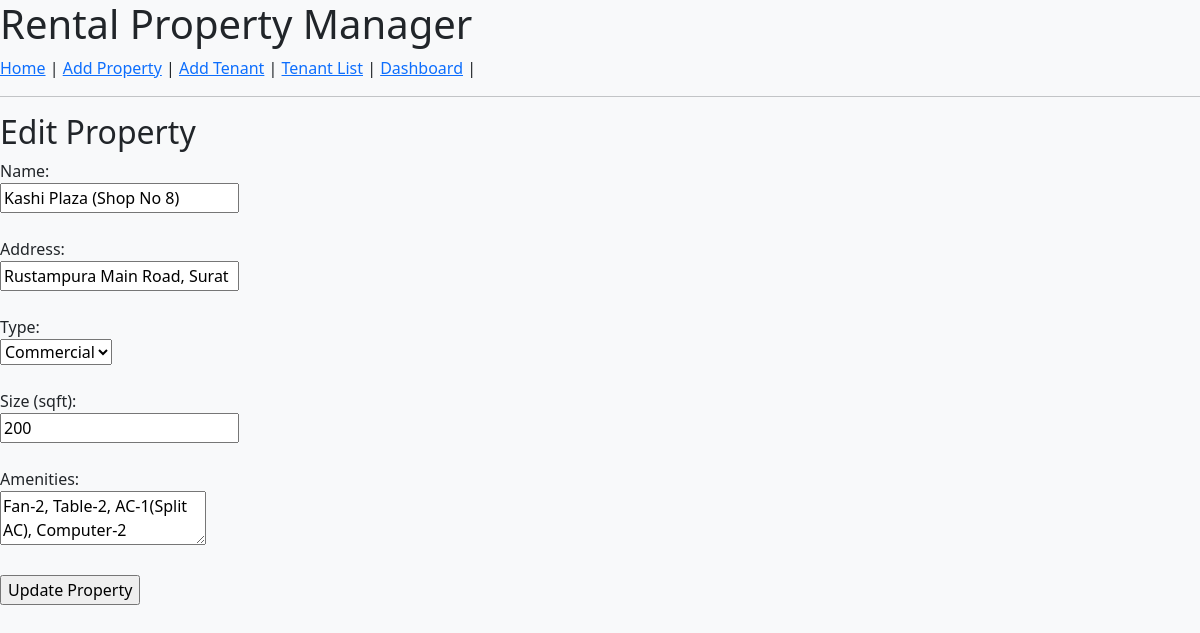
/edit-property/2 (signed in), run on the app's committed database.
### mainapp/models.py (models this page shows)
class Property(db.Model):
    id = db.Column(db.Integer, primary_key=True)  # Primary key for the Property table
    name = db.Column(db.String(100))              # Property name
    address = db.Column(db.String(200))           # Full address of the property
    property_type = db.Column(db.String(50))      # Type: Home or Commercial
    size_sqft = db.Column(db.Integer)             # Size in square feet
    amenities = db.Column(db.String(300))         # Comma-separated list of amenities

### mainapp/routes.py (the view, shortened to what this page needs)
@app_routes.route("/edit-property/<int:property_id>", methods=["GET", "POST"])
@login_required
def edit_property(property_id):
    property_obj = Property.query.get_or_404(property_id)  # Fetch property or return 404 if not found
    return render_template("edit_property.html", property=property_obj)  # Show edit form

### templates/edit_property.html (shortened to what this page needs)
{% extends 'base.html' %}
{% block content %}
<h2>Edit Property</h2>
<form method="POST">
    <label>Name:</label><br>
    <input type="text" name="name" value="{{ property.name }}"><br><br>
    <label>Address:</label><br>
    <input type="text" name="address" value="{{ property.address }}"><br><br>
    <label>Type:</label><br>
    <select name="property_type">
        <option {% if property.property_type == 'Commercial' %}selected{% endif %}>Commercial</option>
    </select><br><br>
    <label>Size (sqft):</label><br>
    <input type="number" name="size_sqft" value="{{ property.size_sqft }}"><br><br>
    <label>Amenities:</label><br>
    <textarea name="amenities">{{ property.amenities }}</textarea><br><br>
    <input type="submit" value="Update Property">
</form>
{% endblock %}

### data on the page
Property: name "Kashi Plaza (Shop No 8)", address "Rustampura Main Road, Surat", property_type "Commercial", size_sqft "200", amenities "Fan-2, Table-2, AC-1(Split AC), Computer-2"
